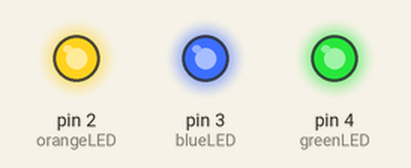
This sketch was run on a simulated Arduino Uno, built with avr-gcc and run on an emulated ATmega328P. Shown: output pins drawn as LEDs (lit = HIGH).

Above: at 1.0 s.
At 4.7 s:
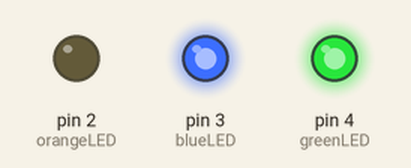
At 5.2 s:
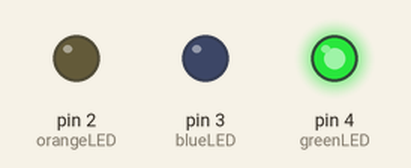
At 5.7 s:
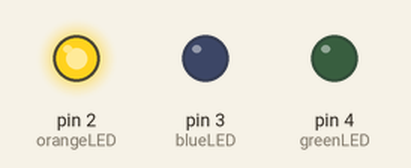
At 6.2 s:
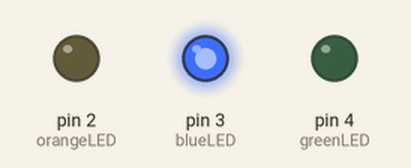
At 8.0 s:
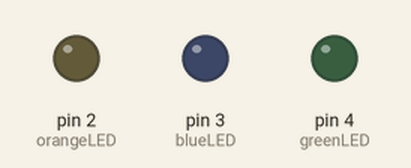
Timing chart, 0 to 11.7 s (numbered marks = the images above):
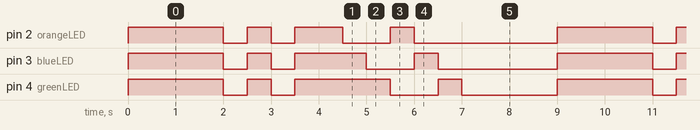

The sketch:

solution.ino
```cpp
int orangeLED = 2;
int blueLED = 3;
int greenLED = 4; // newly added LED

void setup()
{
    pinMode(orangeLED, OUTPUT);
    pinMode(blueLED, OUTPUT);
    pinMode(greenLED, OUTPUT); // setup for new LED
}

void loop()
{
    // ON
    digitalWrite(orangeLED, HIGH);
    digitalWrite(blueLED, HIGH);
    digitalWrite(greenLED, HIGH);
    delay(2000); // Wait for 1s

    // Simultaneous blinking
    for (int i = 0; i < 2; i++)
    {
        digitalWrite(orangeLED, LOW);
        digitalWrite(blueLED, LOW);
        digitalWrite(greenLED, LOW);
        delay(500);

        digitalWrite(orangeLED, HIGH);
        digitalWrite(blueLED, HIGH);
        digitalWrite(greenLED, HIGH);
        delay(500);
    }

    // Sequential blinking
    for (int i = 0; i < 2; i++)
    {
        digitalWrite(orangeLED, HIGH);
        delay(500);
        digitalWrite(orangeLED, LOW);

        digitalWrite(blueLED, HIGH);
        delay(500);
        digitalWrite(blueLED, LOW);

        digitalWrite(greenLED, HIGH);
        delay(500);
        digitalWrite(greenLED, LOW);
    }

    // Off
    digitalWrite(orangeLED, LOW);
    digitalWrite(blueLED, LOW);
    digitalWrite(greenLED, LOW);
    delay(2000); // Wait for 1s
}
```

Measured:
- by itself, pin 2 (orangeLED): repeats every 9.0 s: LOW 0.50 s, HIGH 0.50 s, LOW 0.50 s, HIGH 1.0 s, LOW 1.0 s, HIGH 0.50 s, LOW 3.0 s, HIGH 2.0 s
- by itself, pin 3 (blueLED): repeats every 9.0 s: LOW 0.50 s, HIGH 0.50 s, LOW 0.50 s, HIGH 1.5 s, LOW 1.0 s, HIGH 0.50 s, LOW 2.5 s, HIGH 2.0 s
- by itself, pin 4 (greenLED): repeats every 9.0 s: LOW 0.50 s, HIGH 0.50 s, LOW 0.50 s, HIGH 2.0 s, LOW 1.0 s, HIGH 0.50 s, LOW 2.0 s, HIGH 2.0 s
